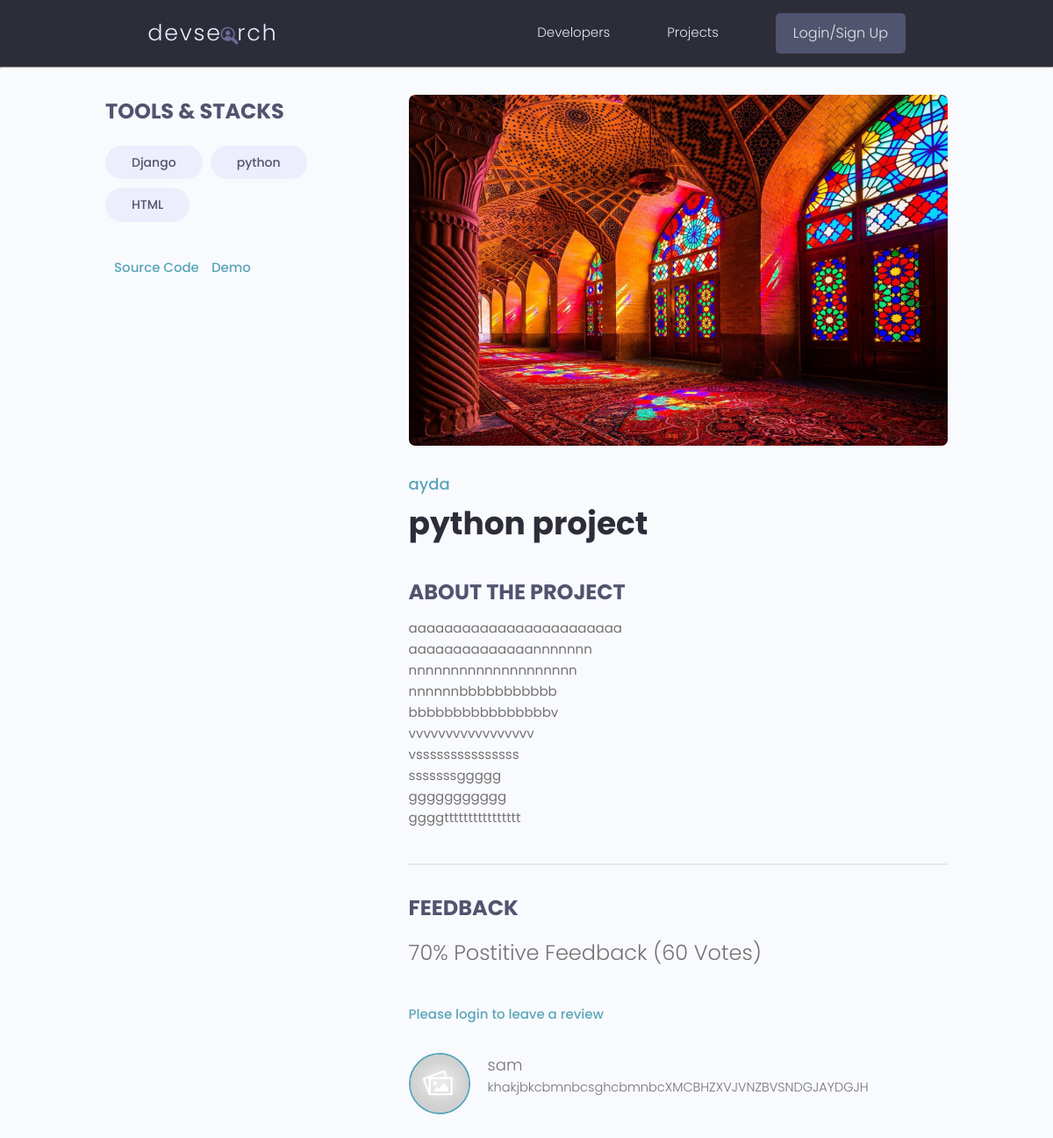
The app's page /projects/project/beed4763-3ab7-40dd-a09c-6a35ce221d7a/ with its own data.
### projects/models.py (models this page shows, shortened)
class Tag(models.Model):
    name=models.CharField(max_length=200)
    created=models.DateTimeField(auto_now_add=True)
    id=models.UUIDField(default=uuid.uuid4, unique=True, primary_key=True, editable=False)

class Project(models.Model):
    owner=models.ForeignKey(Profile, null=True,blank=True,on_delete=models.SET_NULL)
    title= models.CharField(max_length=200)
    description= models.TextField(null=True, blank=True)
    featured_image=models.ImageField(null=True, blank=True, upload_to=None, height_field=None, width_field=None, max_length=100)
    demo_link=models.CharField(max_length=2000, blank=True)
    source_link= models.CharField(max_length = 2000, null=True, blank=True)
    tags=models.ManyToManyField('Tag', blank=True)# because the tag model is written below we put ''
    vote_total=models.IntegerField(default=0, null=True, blank=True)
    vote_ratio=models.IntegerField(default=0,null=True, blank=True)
    created= models.DateTimeField(auto_now_add=True)
    id=models.UUIDField(default=uuid.uuid4,unique=True, primary_key=True, editable=False)
    class Meta:
        ordering = ['-vote_ratio', '-vote_total', 'title']
    @property
    def imageURLs(self):
        try:
            img=self.featured_image.url
        except:
            img=''
        return img
    @property
    def reviewers(self):
        queryset = self.review_set.all().values_list('owner__id', flat=True)
        return queryset

class Review(models.Model):
    VOTE_TYPE=(
        ('up', 'Up Vote'),
        ('down', 'Down Vote')
    )
    owner = models.ForeignKey(Profile, on_delete=models.CASCADE, null=True)
    project = models.ForeignKey(Project, on_delete=models.CASCADE) # all revies will be deleted if the project is removed
    body=models.TextField(null=True, blank=True)
    value=models.CharField(max_length = 200, choices=VOTE_TYPE)
    created=models.DateTimeField(auto_now_add=True)
    id=models.UUIDField(default=uuid.uuid4, unique=True, primary_key=True, editable=False)
    class Meta:
        unique_together = [['owner', 'project']]

### users/models.py (models this page shows, shortened)
class Profile(models.Model):
    user=models.OneToOneField(User, on_delete=models.CASCADE, null=True, blank=True)
    name=models.CharField(max_length=200, blank=True, null=True)
    username=models.CharField(max_length=200, blank=True, null=True)
    location=models.CharField(max_length=200, blank=True, null=True)
    email=models.EmailField(max_length=500,blank=True, null=True)
    short_intro= models.CharField(max_length=200, blank=True, null=True)
    bio=  models.TextField(blank=True, null=True)
    profile_image= models.ImageField(null=True, blank=True,upload_to='profiles/', default='profiles/default.jpg')
    social_github =models.CharField(max_length=200,blank=True,null=True)
    social_linkedin =models.CharField(max_length=200,blank=True,null=True)
    social_youtube =models.CharField(max_length=200,blank=True,null=True)
    social_website =models.CharField(max_length=200,blank=True,null=True)
    created=models.DateTimeField(auto_now_add=True)
    id= models.UUIDField(default=uuid.uuid4 , unique=True, primary_key=True, editable=False)

### projects/views.py (the view, shortened to what this page needs)
# urls.py: path('project/<str:pk>/', views.project, name="project"),
def project(request, pk):
    projectObj= Project.objects.get(id=pk)
    tags=projectObj.tags.all()
    form=ReviewForm()
    return render(request,'projects/single_project.html',{'projectObj': projectObj,'tags':tags,'form': form})

### projects/templates/projects/single_project.html (shortened to what this page needs)
{% extends 'main.html' %}
    {% block content %}
  <main class="singleProject my-md">
    <div class="container">
      <div class="layout">
        <div class="column column--1of3">
          <h3 class="singleProject__subtitle">Tools & Stacks</h3>
          <div class="singleProject__toolStack">
            {% for tag in projectObj.tags.all %}
            <span class="tag tag--pill tag--sub tag--lg">
              <small>{{tag.name}}</small>
            </span>
            {% endfor %}
          </div>
          {% if projectObj.source_link %}
          <a class="singleProject__liveLink" href="{{projectObj.source_link}}" target="_blank">Source Code
          </a>
          {% endif %}
          {% if projectObj.demo_link %}
          <a class="singleProject__liveLink" href="{{projectObj.demo_link}}" target="_blank">Demo
          </a>
          {% endif %}
        </div>
        <div class="column column--2of3">
          <img class="singleProject__preview" src="{{projectObj.imageURLs}}" alt="portfolio thumbnail" />
          <a href="profile.html" class="singleProject__developer">{{projectObj.owner.name}}</a>
          <h2 class="singleProject__title">{{projectObj.title}}</h2>
          <h3 class="singleProject__subtitle">About the Project</h3>
          <div class="singleProject__info">
            {{projectObj.description|linebreaksbr}}
          </div>
          <div class="comments">
            <h3 class="singleProject__subtitle">Feedback</h3>
            <h5 class="project--rating">
              {{projectObj.vote_ratio}}% Postitive Feedback ({{projectObj.vote_total}} Votes)
            </h5>
            {% if request.user.profile.id in projectObj.reviewers %}
                    <p>You have already submitted your review for this project</p>
            {% elif request.user.profile == projectObj.owner %}
                    <p>You cannot review your own work</p>
              {% else %}
      <a href="{% url 'login' %}?next={{request.path}}">Please login to leave a review</a>
            {% endif %}
            <div class="commentList">
              {% for review in projectObj.review_set.all %}
                  {% if review.body %}
              <div class="comment">
                  <img class="avatar avatar--md"
                    src="{{review.owner.profile_image.url}}" alt="user" />
                <div class="comment__details">
                  <p  class="comment__author">{{review.owner.name}}</p>
                  <p class="comment__info">
                    {{review.body|linebreaksbr}}
                  </p>
                </div>
              </div>
             {% endif %}
              {% endfor %}
            </div>
          </div>
        </div>
      </div>
    </div>
  </main>
    {% endblock content %}

### static/styles/app.css (style rules this page uses)
:root { --color-sub: #2d2d39; }
img { width: 100%; }
.singleProject .column--1of3 { order: 2; }
@media screen and (min-width: 1081px) { .singleProject .column--1of3 { order: 1; } }
@media screen and (min-width: 1081px) { .singleProject .column--2of3 { order: 2; } }
.singleProject__toolStack { margin-top: 2rem; margin-bottom: 4rem; }
.singleProject__liveLink { font-weight: 500; transition: all 0.3s ease-in-out; border-bottom: 2px solid transparent; }
.singleProject__preview { height: 50vh; object-fit: cover; object-position: top center; margin-bottom: 3rem; border-radius: 0.7rem; }
.singleProject__developer { font-size: 1.8rem; font-weight: 500; }
.singleProject__title { font-size: 3.6rem; font-weight: 700; color: var(--color-sub); margin-bottom: 3rem; }
.project--rating { margin-bottom: 1.6em; margin-top: .5em; }
.singleProject__subtitle { text-transform: uppercase; font-size: 2.4rem; font-weight: 700; color: var(--color-sub-light); margin-bottom: 1rem; }
.comments { margin-top: 4rem; padding-top: 3rem; border-top: 2px solid var(--color-light); }
.commentList { margin: 3rem 0; }
.comment { display: flex; gap: 2rem; }
.comment__author { font-size: 1.8rem; }
.comment__info { font-size: 1.45rem; }

### static/uikit/styles/modules/_variables.css (style rules this page uses)
:root { --color-main: #5aa5b9; --color-main-light: #e6faff; --color-sub: #3f4156; --color-sub-light: #51546e; --color-sub-lighter: #ededfd; --color-text: #737373; --color-gray: #8b8b8b; --color-light: #e5e7eb; --color-light-gray: #767676; --color-bg: #f8fafd; --color-white: #fffefd; --color-white-light: #f3f3f3; --color-success: #359e64; --color-success-bg: #def8e8; --color-error: #fc4b0b; --color-error-bg: #fff2ee; --font-base: 'Poppins', arial, helvetica, 'Segoe UI', roboto, ubuntu, sans-serif; --font-monospace: 'Fira Code', 'Courier New', courier, monospace; --font-regular: 300; --font-medium: 500; --font-bold: 700; --generic-shadow: 1px 1px 5px #00000010; --generic-transition: all 0.3s ease-in-out; }

### static/uikit/styles/modules/_base.css (style rules this page uses)
* { margin: 0; padding: 0; box-sizing: border-box; text-rendering: optimizeLegibility; color: inherit; font-size: inherit; }
html { font-size: 50%; }
@media only screen and (min-width: 480px) { html { font-size: 56.25%; } }
@media only screen and (min-width: 1200px) { html { font-size: 62.5%; } }
body { line-height: 1.6; font-weight: 400; font-size: 1.5rem; color: var(--color-text); background-color: var(--color-bg); min-height: 100vh; }

### static/uikit/styles/modules/_typography.css (style rules this page uses)
* { font-family: var(--font-base); }
h2 { font-size: 3.6rem; font-weight: var(--font-bold); }
h3 { font-size: 3.2rem; font-weight: var(--font-medium); }
h5 { font-size: 2.4rem; font-weight: var(--font-medium); }
h5, h6 { font-weight: var(--font-regular); }
p, span, strong { font-size: 1.6rem; color: var(--color-text); font-weight: var(--font-regular); }
a { padding-bottom: 2px; text-decoration: none; display: inline-block; color: var(--color-main); font-weight: var(--font-medium); }

### static/uikit/styles/modules/_utilities.css (style rules this page uses)
.container { width: 92%; max-width: 165rem; margin: 0 auto; box-sizing: border-box; }
@media screen and (min-width: 1000px) { .container { width: 90%; } }
@media screen and (min-width: 1200px) { .container { width: 80%; } }
.my-md { margin: 3rem auto; }

### static/uikit/styles/modules/_avatar.css (style rules this page uses)
.avatar { border-radius: 50%; border: 2px solid var(--color-main); object-fit: cover; }
.avatar--md { height: 7rem; width: 7rem; }

### static/uikit/styles/modules/_tag.css (style rules this page uses)
.tag { display: inline-flex; align-items: center; background-color: var(--color-sub); height: -webkit-fit-content; height: -moz-fit-content; height: fit-content; width: -webkit-fit-content; width: -moz-fit-content; width: fit-content; border-radius: 0.5rem; padding: 0.5rem 1.5rem; font-size: 1.2rem; cursor: pointer; }
.tag:not(:last-child) { margin-right: 0.25rem; margin-bottom: 0.75rem; }
.tag > small { color: var(--color-white); }
.tag--pill { border-radius: 5rem; }
.tag--sub, .tag--sub > small { background: var(--color-sub-lighter); color: var(--color-sub-light); font-weight: 500; }
.tag--lg { padding: 0.8rem 3rem; font-size: 1.4rem; }
.tag--lg:not(:last-child) { margin-right: 0.5rem; margin-bottom: 1rem; }

### static/uikit/styles/modules/_layout.css (style rules this page uses)
.layout { display: flex; flex-flow: row wrap; justify-content: space-between; }
.layout > .column { margin-bottom: 3rem; }
.layout > .column.column--1of3 { flex-basis: 30%; }
.layout > .column.column--2of3 { flex-basis: 64%; }

### records on screen
Tag: name "Django"
Tag: name "python"
Tag: name "HTML"
Project: imageURLs (picture), owner.name "ayda", title "python project", description "aaaaaaaaaaaaaaaaaaaaaaaa aaaaaaaaaaaaaannnnnnn nnnnnnnnnnnnnnnnnnnn nnnnnnbbbbbbbbbbb bbbbbbbbbbbbbbbbv vvvvvvvvvvvvvvvvv vsssssssssssssss sssssssggggg ggggggggggg ggggtttttttttttttttt", vote_ratio "70", vote_total "60"
Review: owner.profile_image (placeholder picture), owner.name "sam", body "khakjbkcbmnbcsghcbmnbcXMCBHZXVJVNZBVSNDGJAYDGJH"
